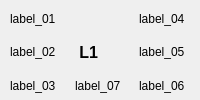
     <widget class="QFrame" name="gridFrame">
      <layout class="QGridLayout" name="gridLayout" rowstretch="0,0,0">
       <property name="sizeConstraint">
        <enum>QLayout::SetDefaultConstraint</enum>
       </property>
       <property name="leftMargin">
        <number>10</number>
       </property>
       <property name="topMargin">
        <number>4</number>
       </property>
       <property name="bottomMargin">
        <number>0</number>
       </property>
       <property name="horizontalSpacing">
        <number>15</number>
       </property>
       <property name="verticalSpacing">
        <number>5</number>
       </property>
       <item row="0" column="0">
        <widget class="QLabel" name="label_01">
         <property name="text">
          <string>label_01</string>
         </property>
        </widget>
       </item>
       <item row="1" column="0">
        <widget class="QLabel" name="label_02">
         <property name="text">
          <string>label_02</string>
         </property>
        </widget>
       </item>
       <item row="2" column="0">
        <widget class="QLabel" name="label_03">
         <property name="text">
          <string>label_03</string>
         </property>
        </widget>
       </item>
       <item row="2" column="1">
        <widget class="QLabel" name="label_07">
         <property name="text">
          <string>label_07</string>
         </property>
        </widget>
       </item>
       <item row="2" column="2">
        <widget class="QLabel" name="label_06">
         <property name="text">
          <string>label_06</string>
         </property>
        </widget>
       </item>
       <item row="0" column="2">
        <widget class="QLabel" name="label_04">
         <property name="text">
          <string>label_04</string>
         </property>
        </widget>
       </item>
       <item row="1" column="2">
        <widget class="QLabel" name="label_05">
         <property name="text">
          <string>label_05</string>
         </property>
        </widget>
       </item>
       <item row="1" column="1">
        <widget class="QLabel" name="label_08">
         <property name="font">
          <font>
           <pointsize>12</pointsize>
           <weight>75</weight>
           <bold>true</bold>
          </font>
         </property>
         <property name="frameShape">
          <enum>QFrame::NoFrame</enum>
         </property>
         <property name="text">
          <string> L1</string>
         </property>
         <property name="textFormat">
          <enum>Qt::AutoText</enum>
         </property>
         <property name="scaledContents">
          <bool>false</bool>
         </property>
        </widget>
       </item>
      </layout>
     </widget>
